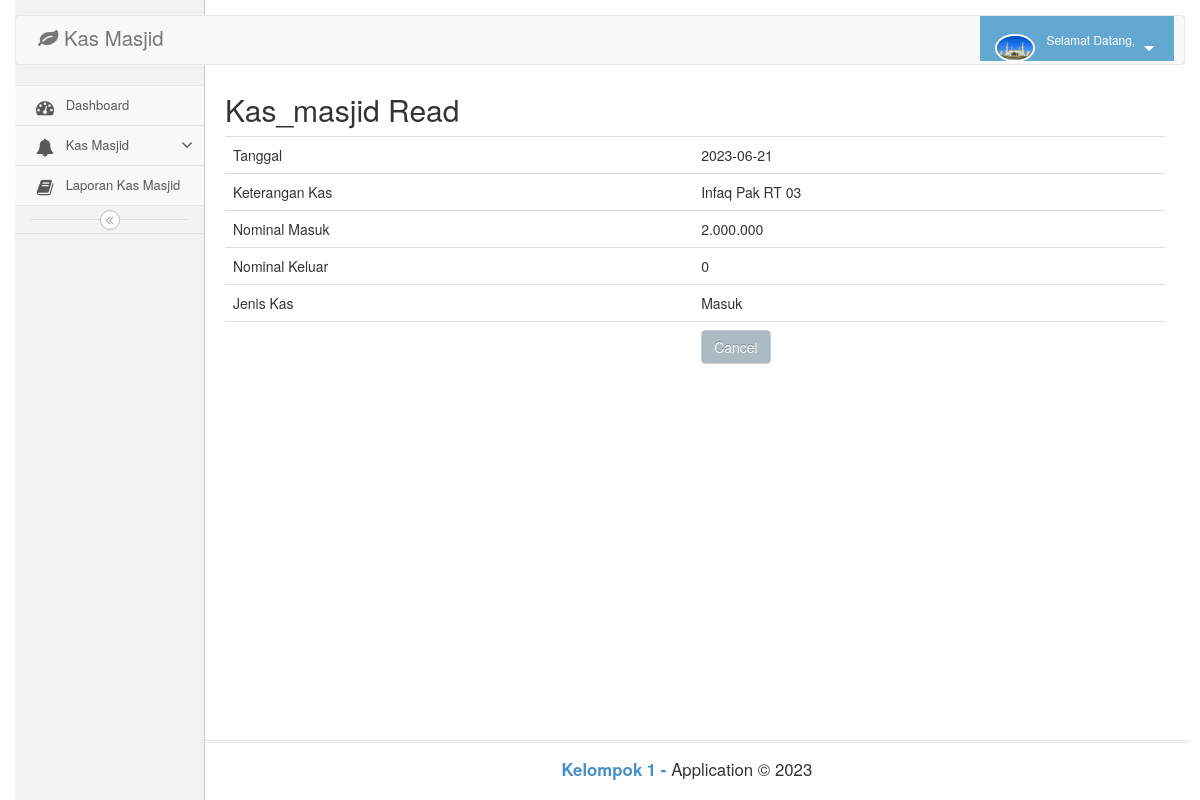
Page /rekap_kas_masjid/read/45 on the committed database.
### tables this page shows
CREATE TABLE `kas_masjid` (
  `id_km` int(11) NOT NULL,
  `tgl_km` date NOT NULL,
  `uraian_km` varchar(200) NOT NULL,
  `masuk` int(11) NOT NULL,
  `keluar` int(11) NOT NULL,
  `jenis` enum('Masuk','Keluar') NOT NULL
);

### application/libraries/Template.php (called while the page is built)
<?php
Class Template{
    var $template_data = array();
    function set($name, $value)
    {
        $this->template_data[$name]=$value;
    }
    function load($template ='', $view ='', $view_data = array(), $return =FALSE)
    {
        $this->CI=& get_instance();
        $this->set('contents',$this->CI->load->view($view, $view_data, TRUE));
        return $this->CI->load->view($template, $this->template_data, $return);
    }
}

### application/controllers/Rekap_kas_masjid.php (called while the page is built, shortened)
<?php
class Rekap_kas_masjid extends CI_Controller
{
    public function read($id)
    {
        $row = $this->Rekap_kas_masjid_model->get_by_id($id);
        if ($row) {
            $data = array(
                'id_km' => $row->id_km,
                'tgl_km' => $row->tgl_km,
                'uraian_km' => $row->uraian_km,
                'masuk' => $row->masuk,
                'keluar' => $row->keluar,
                'jenis' => $row->jenis,
            );
            $this->template->load('template','rekap_kas_masjid/kas_masjid_read', $data);
        } else {
            $this->session->set_flashdata('message', 'Record Not Found');
            redirect(site_url('rekap_kas_masjid'));
        }
    }
}

### index.php (called while the page is built, shortened)
<?php
require_once BASEPATH.'core/CodeIgniter.php';

### application/models/Rekap_kas_masjid_model.php (called while the page is built, shortened)
<?php
class Rekap_kas_masjid_model extends CI_Model
{
    public $table = 'kas_masjid';
    public $id = 'id_km';
    function get_by_id($id)
    {
        $this->db->where($this->id, $id);
        return $this->db->get($this->table)->row();
    }
}

### application/views/rekap_kas_masjid/kas_masjid_read.php (the view, shortened to what this page needs)
<!doctype html>
<html>
    <head>
        <link rel="stylesheet" href="<?= base_url('assets/bootstrap/css/bootstrap.min.css') ?>"/>
    </head>
    <body>
        <h2 style="margin-top:0px">Kas_masjid Read</h2>
        <table class="table">
            <tr>
                <td>Tanggal</td>
                <td><?= $tgl_km; ?></td>
            </tr>
            <tr>
                <td>Keterangan Kas</td>
                <td><?= $uraian_km; ?></td>
            </tr>
            <tr>
                <td>Nominal Masuk</td>
                <td><?= number_format($masuk, 0, ',', '.'); ?></td>
            </tr>
            <tr>
                <td>Nominal Keluar</td>
                <td><?= number_format($keluar, 0, ',', '.'); ?></td>
            </tr>
            <tr>
                <td>Jenis Kas</td>
                <td><?= $jenis; ?></td>
            </tr>
            <tr>
                <td></td>
                <td><a href="<?= site_url('rekap_kas_masjid') ?>" class="btn btn-default">Cancel</a></td>
            </tr>
	    </table>
    </body>
</html>

### application/views/rekap_kas_masjid/kas_masjid_read.php (style rules this page uses)
body { padding: 15px; }

### rows in the picture
kas_masjid: tgl_km "2023-06-21", uraian_km "Infaq Pak RT 03", masuk "2.000.000", keluar "0", jenis "Masuk"
